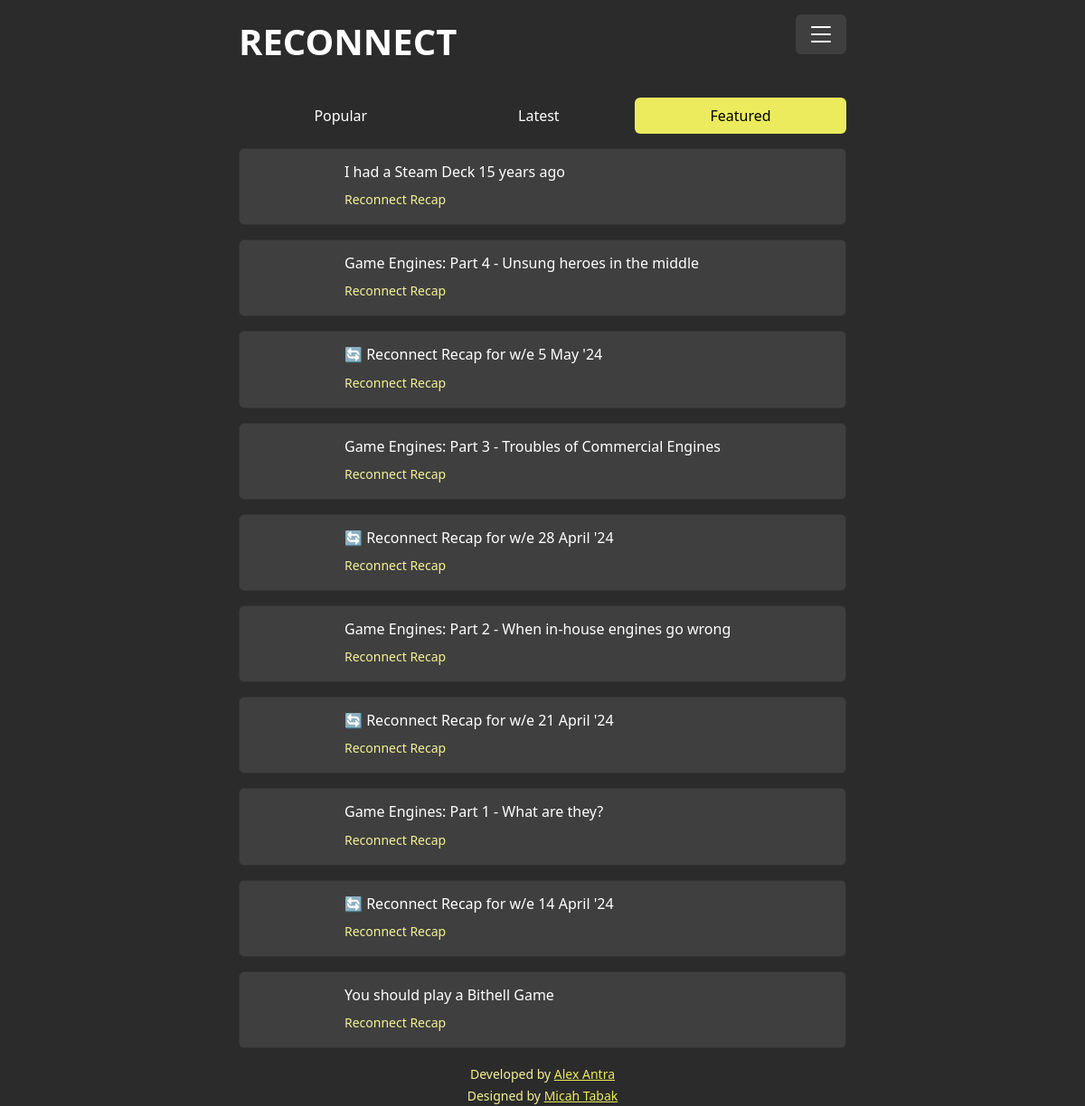
Page /curated on the committed database.
### website/models.py (models this page shows, shortened)
class Articles(models.Model):
    id          = models.UUIDField(primary_key=True,default=uuid.uuid4)
    title       = models.CharField(max_length=256,blank=False,null=False,help_text="", verbose_name="Article Title")
    url         = models.URLField(blank=False,null=False, help_text="", verbose_name="Article URL")
    image_url   = models.CharField(max_length=512,blank=False,null=False,help_text="", verbose_name="Image Reference")
    site        = models.ForeignKey(Sites, on_delete=models.PROTECT)
    published   = models.DateField(null=True, blank=True, help_text="The date the article was published", verbose_name="Published Date")
    created     = models.DateTimeField(auto_now_add=True,null=True, blank=True, help_text="The date the article was created in the site", verbose_name="Created Date")
    boost       = models.FloatField(default=0,blank=False,help_text="Boosts the article artificially",verbose_name="Boost Count")
    clicks      = models.FloatField(default=0,blank=False,help_text="Count of link clicks",verbose_name="Click Count")
    modifier    = models.FloatField(default=1,blank=False,help_text="",verbose_name="Modifier Score")
    rank        = models.GeneratedField(
                    expression=((F("clicks")+ F("boost")) * F("modifier")),
                    output_field=models.IntegerField(default=0,blank=False,help_text="Rank in the feed", verbose_name="Rank Score"),
                    db_persist=True,
                )
    hidden      = models.BooleanField(default=False, help_text="The article is hidden", verbose_name="Article Hidden")
    site_hide   = models.BooleanField(default=False, help_text="The parent site is hidden", verbose_name="Site Hidden")
    curated     = models.BooleanField(default=False, help_text="The article is curate", verbose_name="Article Curated")
    class Meta:
        db_table = "articles"
        ordering = ['created']
        verbose_name = "Articles"
        verbose_name_plural = "Articles"
        constraints = [models.UniqueConstraint(fields=["url"], name='unique_url')]
        indexes = [
            models.Index(fields=['hidden'], name='hidden_idx'),
            models.Index(fields=['site_hide'], name='site_hide_idx'),
            models.Index(fields=['-curated'], name='curated_idx'),
            models.Index(fields=['-published'], name='published_idx'),
        ]

class Sites(models.Model):
    id          = models.UUIDField(primary_key=True,default=uuid.uuid4)
    name        = models.CharField(max_length=256,blank=False,null=False,help_text="Name of the Site", verbose_name="Name")
    url         = models.URLField(blank=False,null=False, help_text="Top level URL of the Site", verbose_name="Site URL")
    feed        = models.URLField(blank=False,null=False, help_text="The URL of the Feed", verbose_name="Feed URL")
    feed_type   = models.ForeignKey(Logic, on_delete=models.PROTECT, limit_choices_to=models.Q(category="METHOD"))
    description = models.TextField(max_length=2000, blank=False,null=False,help_text="Explanation of the site", verbose_name="Site Description")
    logo        = models.ImageField(upload_to='sites', max_length=512,help_text="Upload the sites logo", verbose_name="Site Logo")
    modifier    = models.FloatField(default=1, blank=False, help_text="Rank Modifier", verbose_name="Modifier Value")
    hidden      = models.BooleanField(default=False, help_text="Indicates whether the site is hidden", verbose_name="Site Hidden")
    class Meta:
        db_table = "sites"
        ordering = ['name']
        verbose_name = "Sites"
        verbose_name_plural = "Sites"
    def __str__(self):
        return self.name

### website/views.py (the view)
# urls.py: 2. Add a URL to urlpatterns:  path('', Home.as_view(), name='home')
@csrf_protect
def Home(request,filtr):
    if not request.session.exists(request.session.session_key):
        request.session.create()
    session = request.session.session_key
    f = filtr   # filter for page view type
    p = 10      # page limit
    page = request.GET.get("page")
    if f == 1: # Newest
        items = ContentQuery(f)
    elif f == 2: #Curated
        items = ContentQuery(f)
    elif f == 3: #Random
        items = ContentQuery(f)
    else: # Trending
        items = ContentQuery(f)
    paginator = Paginator(items,p)
    page_obj = paginator.get_page(page)
    try:
        content = paginator.page(page)
    except PageNotAnInteger:
        content = paginator.page(1)
    except EmptyPage:
        content = paginator.page(paginator.num_pages)
    context = {
        "session"       : session,
        "content"       : content,
        "filtr"         : f,
        "page_obj"      : page_obj,
    }
    return render(request,'home.html',context)

### website/views.py (called while the page is built)
def ContentQuery(filtr):
        f = filtr
        date_start  = date.today()
        date_end    = date_start - timedelta(days=90)
        query       = Articles.objects.filter(hidden=False,site_hide=False,published__range=[date_end,date_start]).order_by('-published')
        if f == 1: # Newest
            content = query.filter(hidden=False,site_hide=False).select_related("site").order_by('-published')[:100]
        elif f == 2: #Curated
            content = query.filter(hidden=False,site_hide=False,curated=True).select_related("site").order_by('-published')[:20]
        elif f == 3: #Random
            content = query.filter(hidden=False,site_hide=False).select_related("site").order_by('?')[:100]
        else: # Trending
            content = query.filter(hidden=False,site_hide=False).select_related("site").order_by('-rank','-published')[:100]
        return(content)

### website/templates/home.html
{% extends "base.html" %}
{% block content %}
{% load static %}
<div class="container my-3">
{% include "filter.html" %}
</div>
<div class="container">
{% include "content.html" %}
</div>
<div class="container">
{% include "pagination.html" %}
</div>
{% endblock %}

### website/templates/content.html (shortened to what this page needs)
{% for c in content %}
<div class="card mb-3 BG_SecDark">
    <div class="row g-0">
      <div class="col-1" style="width: 100px;">
        <div class="rounded-start" style="background-image: url({{c.image_url}}); height: 100%; width: 100px; background-position: 50% 50%; background-size: 300px;"></div>
      </div>
      <div class="col">
        <div class="card-body">
          <h6 class="card-title"><a href="{{c.url}}" target="_blank" onclick="castVote('{{c.id}}','{{session}}','{{ csrf_token }}')" class="TC_White TD_None">{{c.title}}</a></h6>
          <p class="card-text"><small class="text-muted"><a href="/more/{{c.site.id}}" target="_blank" class="TC_SecYellow TD_None">{{c.site}}</a>
            </small></p>
        </div>
      </div>
    </div>
  </div>
{% endfor %}

### website/static/CSS/custom.css (style rules this page uses)
:root { --PrimaryDark: #2B2B2B; --SecondaryDark: #3f3f3f; --PrimaryYellow: #ebeb5d; --SecondaryYellow: #f4f296; }
body { background-color: var(--PrimaryDark) !important; color: white !important; }
.BG_SecDark { background-color: var(--SecondaryDark) !important; }
.TC_SecYellow { color: var(--SecondaryYellow) !important; }
.TC_White { color: white !important; }
.TD_None { text-decoration: none !important; }

### rows in the picture
Articles: title "I had a Steam Deck 15 years ago", site "Reconnect Recap"
Articles: title "Game Engines: Part 4 - Unsung heroes in the middle", site "Reconnect Recap"
Articles: title "🔄 Reconnect Recap for w/e 5 May '24", site "Reconnect Recap"
Articles: title "Game Engines: Part 3 - Troubles of Commercial Engines", site "Reconnect Recap"
Articles: title "🔄 Reconnect Recap for w/e 28 April '24", site "Reconnect Recap"
Articles: title "Game Engines: Part 2 - When in-house engines go wrong", site "Reconnect Recap"
Articles: title "🔄 Reconnect Recap for w/e 21 April '24", site "Reconnect Recap"
Articles: title "Game Engines: Part 1 - What are they?", site "Reconnect Recap"
Articles: title "🔄 Reconnect Recap for w/e 14 April '24", site "Reconnect Recap"
Articles: title "You should play a Bithell Game", site "Reconnect Recap"
